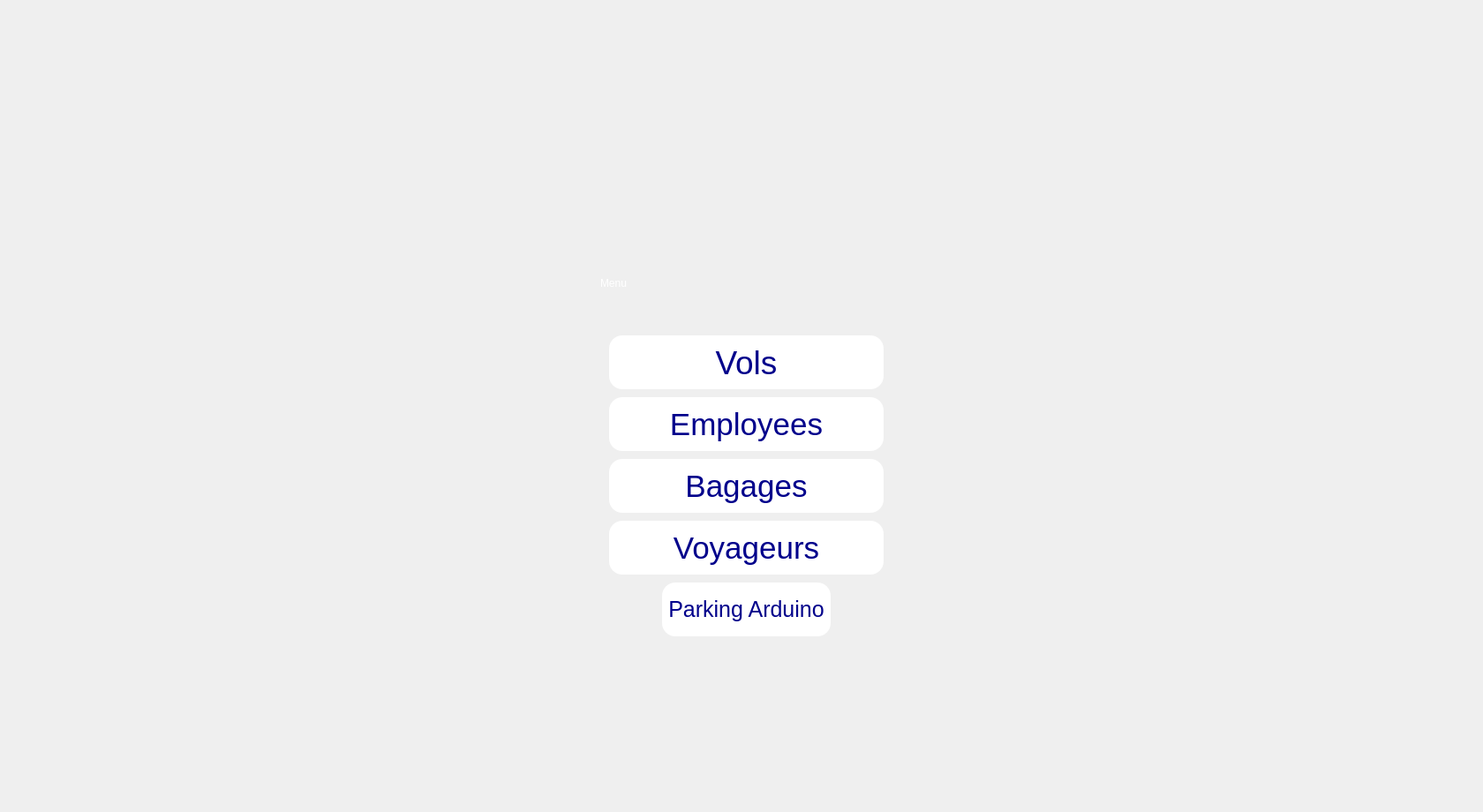
    <widget class="QWidget" name="page_5">
     <widget class="QLabel" name="label_42">
      <property name="geometry">
       <rect>
        <x>30</x>
        <y>-20</y>
        <width>1641</width>
        <height>911</height>
       </rect>
      </property>
      <property name="text">
       <string/>
      </property>
      <property name="pixmap">
       <pixmap>../b.png</pixmap>
      </property>
      <property name="scaledContents">
       <bool>true</bool>
      </property>
     </widget>
     <widget class="QLabel" name="label_53">
      <property name="geometry">
       <rect>
        <x>680</x>
        <y>260</y>
        <width>411</width>
        <height>121</height>
       </rect>
      </property>
      <property name="styleSheet">
       <string notr="true">font: 60pt &quot;Eras Bold ITC&quot;;
color: rgb(255, 255, 255);</string>
      </property>
      <property name="text">
       <string>Menu</string>
      </property>
     </widget>
     <widget class="QPushButton" name="pb_vols">
      <property name="geometry">
       <rect>
        <x>690</x>
        <y>380</y>
        <width>311</width>
        <height>61</height>
       </rect>
      </property>
      <property name="font">
       <font>
        <family>Arial</family>
        <pointsize>-1</pointsize>
       </font>
      </property>
      <property name="styleSheet">
       <string notr="true">/*background-color: rgb(200, 200, 200);
background-color: rgb(249, 249, 249);
*/

QPushButton {
	
color:#00008b;
background:#ffffff;
border-radius: 15px;
font-size:37px;
font-family:Arial, Helvetica, sans-serif;
}
QPushButton:hover {
color:#dcdcdc;
border:15px;
background:#00008b;
}

</string>
      </property>
      <property name="text">
       <string>Vols</string>
      </property>
     </widget>
     <widget class="QPushButton" name="pb_employees">
      <property name="geometry">
       <rect>
        <x>690</x>
        <y>450</y>
        <width>311</width>
        <height>61</height>
       </rect>
      </property>
      <property name="font">
       <font>
        <family>Arial</family>
        <pointsize>-1</pointsize>
       </font>
      </property>
      <property name="styleSheet">
       <string notr="true">QPushButton {
	
color:#00008b;
background:#ffffff;
border-radius: 15px;
font-size:35px;
font-family:Arial, Helvetica, sans-serif;
}
QPushButton:hover {
color:#dcdcdc;
border:15px;
background:#00008b;
}
</string>
      </property>
      <property name="text">
       <string>Employees</string>
      </property>
     </widget>
     <widget class="QPushButton" name="pb_bagages">
      <property name="geometry">
       <rect>
        <x>690</x>
        <y>520</y>
        <width>311</width>
        <height>61</height>
       </rect>
      </property>
      <property name="styleSheet">
       <string notr="true">QPushButton {
	
color:#00008b;
background:#ffffff;
border-radius: 15px;
font-size:35px;
font-family:Arial, Helvetica, sans-serif;
}
QPushButton:hover {
color:#dcdcdc;
border:15px;
background:#00008b;
}
</string>
      </property>
      <property name="text">
       <string>Bagages</string>
      </property>
     </widget>
     <widget class="QPushButton" name="pb__voyageurs">
      <property name="geometry">
       <rect>
        <x>690</x>
        <y>590</y>
        <width>311</width>
        <height>61</height>
       </rect>
      </property>
      <property name="styleSheet">
       <string notr="true">QPushButton {
	
color:#00008b;
background:#ffffff;
border-radius: 15px;
font-size:35px;
font-family:Arial, Helvetica, sans-serif;
}
QPushButton:hover {
color:#dcdcdc;
border:15px;
background:#00008b;
}
</string>
      </property>
      <property name="text">
       <string>Voyageurs</string>
      </property>
     </widget>
     <widget class="QPushButton" name="pb_parking">
      <property name="geometry">
       <rect>
        <x>750</x>
        <y>660</y>
        <width>191</width>
        <height>61</height>
       </rect>
      </property>
      <property name="styleSheet">
       <string notr="true">QPushButton {
	
color:#00008b;
background:#ffffff;
border-radius: 15px;
font-size:25px;
font-family:Arial, Helvetica, sans-serif;
}
QPushButton:hover {
color#00008b;
border:15px;
background:#adff2f;
}
</string>
      </property>
      <property name="text">
       <string>Parking Arduino</string>
      </property>
     </widget>
     <widget class="QLabel" name="label_2">
      <property name="geometry">
       <rect>
        <x>900</x>
        <y>360</y>
        <width>111</width>
        <height>91</height>
       </rect>
      </property>
      <property name="text">
       <string/>
      </property>
      <property name="pixmap">
       <pixmap>../g_avion.png</pixmap>
      </property>
      <property name="scaledContents">
       <bool>true</bool>
      </property>
     </widget>
     <widget class="QLabel" name="label_7">
      <property name="geometry">
       <rect>
        <x>920</x>
        <y>430</y>
        <width>91</width>
        <height>91</height>
       </rect>
      </property>
      <property name="text">
       <string/>
      </property>
      <property name="pixmap">
       <pixmap>../g_empl.png</pixmap>
      </property>
      <property name="scaledContents">
       <bool>true</bool>
      </property>
     </widget>
     <widget class="QLabel" name="label_37">
      <property name="geometry">
       <rect>
        <x>930</x>
        <y>500</y>
        <width>71</width>
        <height>101</height>
       </rect>
      </property>
      <property name="text">
       <string/>
      </property>
      <property name="pixmap">
       <pixmap>../g_bagage.png</pixmap>
      </property>
      <property name="scaledContents">
       <bool>true</bool>
      </property>
     </widget>
     <widget class="QLabel" name="label_38">
      <property name="geometry">
       <rect>
        <x>920</x>
        <y>570</y>
        <width>91</width>
        <height>91</height>
       </rect>
      </property>
      <property name="text">
       <string/>
      </property>
      <property name="pixmap">
       <pixmap>../g_voyageur.png</pixmap>
      </property>
      <property name="scaledContents">
       <bool>true</bool>
      </property>
     </widget>
    </widget>
